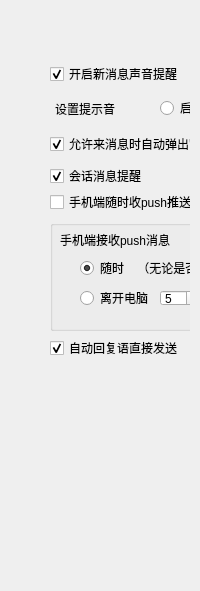
                 <widget class="QWidget" name="page_msgnotice">
                  <layout class="QVBoxLayout" name="verticalLayout_14">
                   <property name="spacing">
                    <number>0</number>
                   </property>
                   <property name="leftMargin">
                    <number>50</number>
                   </property>
                   <property name="topMargin">
                    <number>50</number>
                   </property>
                   <property name="rightMargin">
                    <number>10</number>
                   </property>
                   <property name="bottomMargin">
                    <number>0</number>
                   </property>
                   <item>
                    <widget class="QWidget" name="widget_17" native="true">
                     <property name="minimumSize">
                      <size>
                       <width>0</width>
                       <height>310</height>
                      </size>
                     </property>
                     <widget class="QCheckBox" name="messagesound">
                      <property name="geometry">
                       <rect>
                        <x>0</x>
                        <y>16</y>
                        <width>141</width>
                        <height>16</height>
                       </rect>
                      </property>
                      <property name="text">
                       <string>开启新消息声音提醒</string>
                      </property>
                      <property name="checked">
                       <bool>true</bool>
                      </property>
                     </widget>
                     <widget class="QPushButton" name="pbVoiceSetting">
                      <property name="geometry">
                       <rect>
                        <x>0</x>
                        <y>48</y>
                        <width>70</width>
                        <height>22</height>
                       </rect>
                      </property>
                      <property name="minimumSize">
                       <size>
                        <width>70</width>
                        <height>22</height>
                       </size>
                      </property>
                      <property name="maximumSize">
                       <size>
                        <width>70</width>
                        <height>22</height>
                       </size>
                      </property>
                      <property name="toolTip">
                       <string>点击进行设提示音</string>
                      </property>
                      <property name="text">
                       <string>设置提示音</string>
                      </property>
                      <property name="flat">
                       <bool>true</bool>
                      </property>
                     </widget>
                     <widget class="QCheckBox" name="messagepopup">
                      <property name="geometry">
                       <rect>
                        <x>0</x>
                        <y>86</y>
                        <width>361</width>
                        <height>16</height>
                       </rect>
                      </property>
                      <property name="toolTip">
                       <string>当会话框被关闭后，可以自动弹出</string>
                      </property>
                      <property name="text">
                       <string>允许来消息时自动弹出窗口</string>
                      </property>
                      <property name="checked">
                       <bool>true</bool>
                      </property>
                     </widget>
                     <widget class="QCheckBox" name="messagenotice">
                      <property name="geometry">
                       <rect>
                        <x>0</x>
                        <y>118</y>
                        <width>361</width>
                        <height>16</height>
                       </rect>
                      </property>
                      <property name="toolTip">
                       <string>显示消息提醒窗口</string>
                      </property>
                      <property name="text">
                       <string>会话消息提醒</string>
                      </property>
                      <property name="checked">
                       <bool>true</bool>
                      </property>
                     </widget>
                     <widget class="QGroupBox" name="groupBox">
                      <property name="geometry">
                       <rect>
                        <x>0</x>
                        <y>170</y>
                        <width>371</width>
                        <height>111</height>
                       </rect>
                      </property>
                      <property name="title">
                       <string/>
                      </property>
                      <widget class="QRadioButton" name="radioButton_anytime">
                       <property name="geometry">
                        <rect>
                         <x>30</x>
                         <y>40</y>
                         <width>311</width>
                         <height>16</height>
                        </rect>
                       </property>
                       <property name="text">
                        <string>随时    （无论是否在线，都接收push推送消息）</string>
                       </property>
                       <property name="checked">
                        <bool>true</bool>
                       </property>
                      </widget>
                      <widget class="QLabel" name="label_8">
                       <property name="geometry">
                        <rect>
                         <x>160</x>
                         <y>70</y>
                         <width>31</width>
                         <height>16</height>
                        </rect>
                       </property>
                       <property name="text">
                        <string>分钟</string>
                       </property>
                      </widget>
                      <widget class="QRadioButton" name="radioButton_awaypc">
                       <property name="geometry">
                        <rect>
                         <x>30</x>
                         <y>70</y>
                         <width>171</width>
                         <height>16</height>
                        </rect>
                       </property>
                       <property name="text">
                        <string>离开电脑</string>
                       </property>
                      </widget>
                      <widget class="MySpinBox" name="ar_timer_1">
                       <property name="geometry">
                        <rect>
                         <x>110</x>
                         <y>70</y>
                         <width>41</width>
                         <height>16</height>
                        </rect>
                       </property>
                       <property name="focusPolicy">
                        <enum>Qt::ClickFocus</enum>
                       </property>
                       <property name="minimum">
                        <number>1</number>
                       </property>
                       <property name="maximum">
                        <number>20</number>
                       </property>
                       <property name="value">
                        <number>5</number>
                       </property>
                      </widget>
                      <widget class="QPushButton" name="savepush">
                       <property name="geometry">
                        <rect>
                         <x>254</x>
                         <y>80</y>
                         <width>81</width>
                         <height>23</height>
                        </rect>
                       </property>
                       <property name="text">
                        <string>保存push设置</string>
                       </property>
                       <property name="flat">
                        <bool>true</bool>
                       </property>
                      </widget>
                      <widget class="QLabel" name="label_9">
                       <property name="geometry">
                        <rect>
                         <x>10</x>
                         <y>10</y>
                         <width>231</width>
                         <height>20</height>
                        </rect>
                       </property>
                       <property name="text">
                        <string>手机端接收push消息</string>
                       </property>
                      </widget>
                     </widget>
                     <widget class="QRadioButton" name="radioButton_defaultvoice">
                      <property name="geometry">
                       <rect>
                        <x>110</x>
                        <y>50</y>
                        <width>121</width>
                        <height>16</height>
                       </rect>
                      </property>
                      <property name="text">
                       <string>启用默认的提示音</string>
                      </property>
                      <property name="checked">
                       <bool>false</bool>
                      </property>
                     </widget>
                     <widget class="QRadioButton" name="radioButton_newsetvoice">
                      <property name="geometry">
                       <rect>
                        <x>250</x>
                        <y>50</y>
                        <width>121</width>
                        <height>16</height>
                       </rect>
                      </property>
                      <property name="text">
                       <string>启用设置的提示音</string>
                      </property>
                     </widget>
                     <widget class="QCheckBox" name="push_set">
                      <property name="enabled">
                       <bool>true</bool>
                      </property>
                      <property name="geometry">
                       <rect>
                        <x>0</x>
                        <y>144</y>
                        <width>361</width>
                        <height>16</height>
                       </rect>
                      </property>
                      <property name="toolTip">
                       <string>显示消息提醒窗口</string>
                      </property>
                      <property name="text">
                       <string>手机端随时收push推送</string>
                      </property>
                      <property name="checked">
                       <bool>false</bool>
                      </property>
                     </widget>
                     <widget class="QCheckBox" name="QuickReplay">
                      <property name="enabled">
                       <bool>true</bool>
                      </property>
                      <property name="geometry">
                       <rect>
                        <x>0</x>
                        <y>290</y>
                        <width>361</width>
                        <height>16</height>
                       </rect>
                      </property>
                      <property name="toolTip">
                       <string>显示消息提醒窗口</string>
                      </property>
                      <property name="text">
                       <string>自动回复语直接发送</string>
                      </property>
                      <property name="checkable">
                       <bool>true</bool>
                      </property>
                      <property name="checked">
                       <bool>true</bool>
                      </property>
                     </widget>
                    </widget>
                   </item>
                   <item>
                    <spacer name="verticalSpacer_2">
                     <property name="orientation">
                      <enum>Qt::Vertical</enum>
                     </property>
                     <property name="sizeHint" stdset="0">
                      <size>
                       <width>20</width>
                       <height>231</height>
                      </size>
                     </property>
                    </spacer>
                   </item>
                  </layout>
                 </widget>
